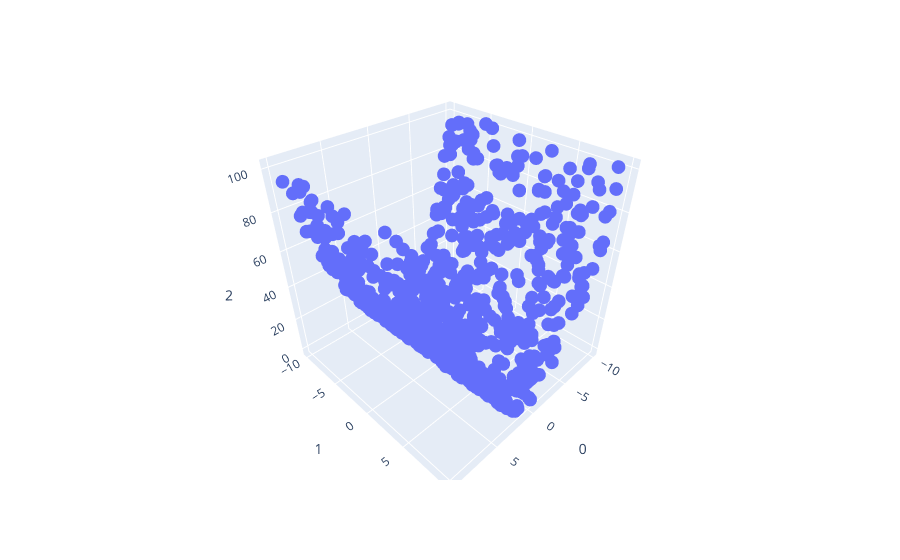

The cell this chart's notebook holds for it:
### Code cell
rand = np.random.default_rng(42)

#Defining the values we talked about
a = -10
b = 10
n = 1000

#Our target function f
def f(x,y):
    return x**2


xcoords = rand.uniform(low=a,high=b,size=(n,1))
ycoords = rand.uniform(low=a,high=b,size=(n,1))

zcoords = f(xcoords,ycoords)

dataset = np.concatenate((xcoords,ycoords,zcoords),axis=1)

#formatting coords for input
TestTrainSplit = 0.8
batches = 2
SplitIndex = int(TestTrainSplit*n)
TrainData  = dataset[:SplitIndex]
TestData = dataset[SplitIndex:]

noise = rand.normal(loc=0,scale=0.5,size=(SplitIndex,1))
TrainData[:,-1] = (TrainData[:,-1].reshape(SplitIndex,1) + noise).reshape(SplitIndex)



TrainDataBatches = np.split(TrainData,batches)

#Simple scatter plot for visualisation
fig = px.scatter_3d(TrainData,x=0,y=1,z=2)
fig.show()

### Figure 1 — Plotly figure (JSON) as saved in the notebook; plotly's stock layout.template omitted (floating-point values rounded to 4 significant figures; data arrays with more than 128 entries replaced by an {"elided": "..."} marker saying what was removed)
{"data": [{"hovertemplate": "0=%{x}<br>1=%{y}<br>2=%{z}<extra></extra>", "legendgroup": "", "marker": {"color": "#636efa", "symbol": "circle"}, "mode": "markers", "name": "", "scene": "scene", "showlegend": false, "type": "scatter3d", "x": {"elided": "800 float values"}, "y": {"elided": "800 float values"}, "z": {"elided": "800 float values"}}], "layout": {"legend": {"tracegroupgap": 0}, "margin": {"t": 60}, "scene": {"domain": {"x": [0, 1], "y": [0, 1]}, "xaxis": {"title": {"text": "0"}}, "yaxis": {"title": {"text": "1"}}, "zaxis": {"title": {"text": "2"}}}}}
